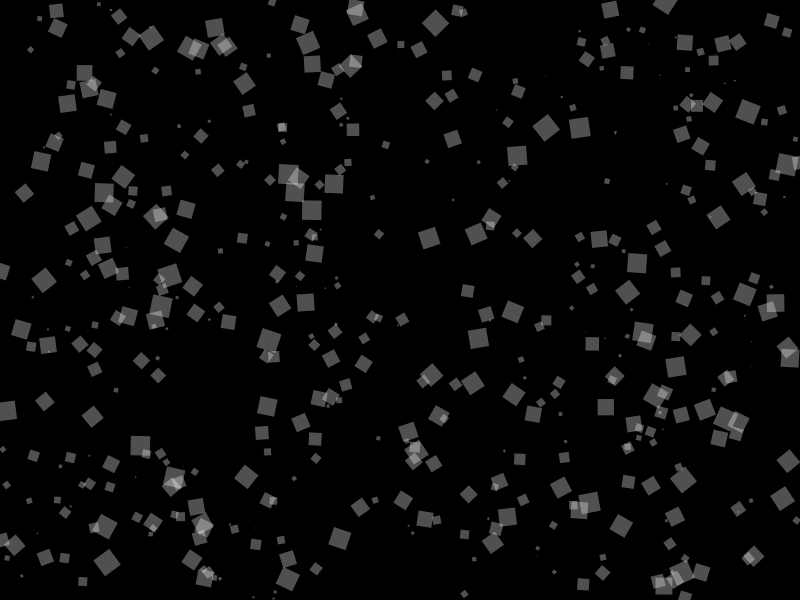
Frame 1 (no input)
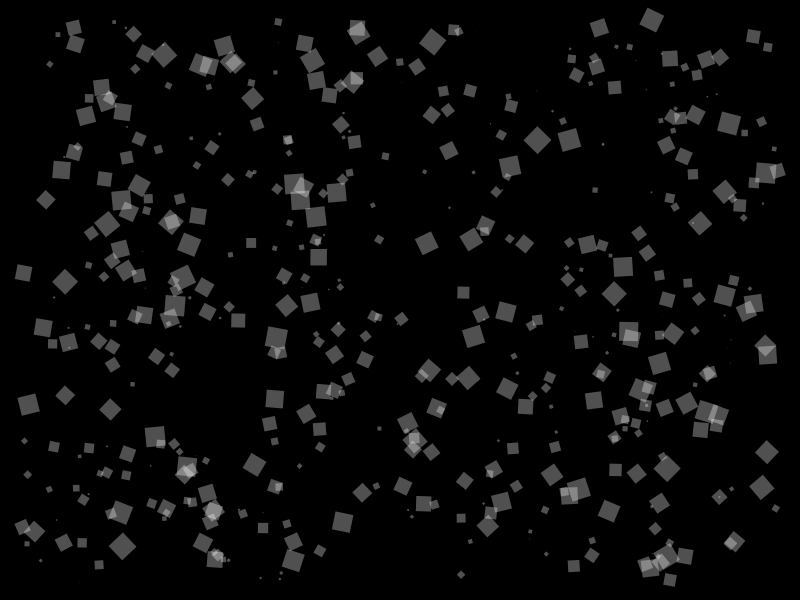
Frame 60 (the mouse pressed at the canvas centre just before this capture)
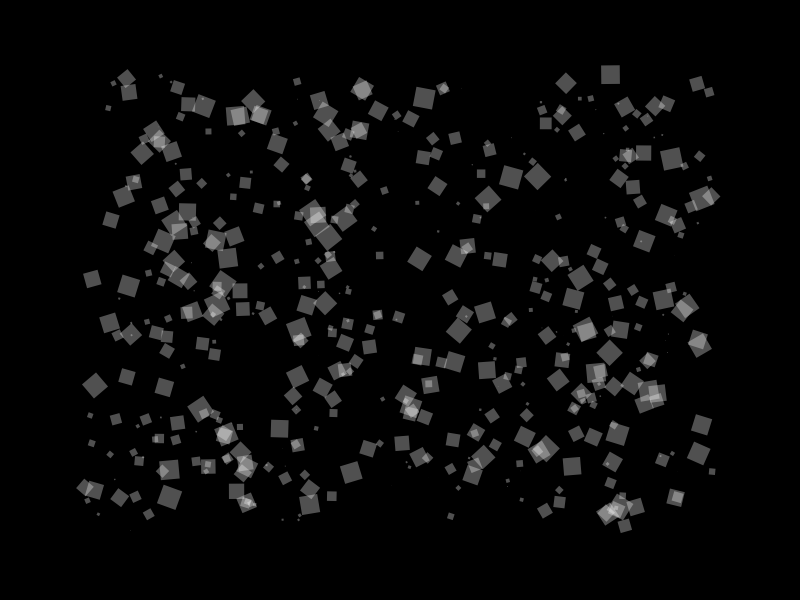
Frame 120 (the mouse held since frame 60 and released just before this capture)

The Processing sketch that drew these frames (run headless with seeded random() and noise(); from frame 60 on, the mouse is pressed at the canvas centre):

// Processing sketch: GravedadAngular
// ── GravedadAngular.pde
ArrayList<Bola> bolas;

void setup(){
	size(800, 600);

	bolas = new ArrayList();

	for(int i = 0; i < 500; i++){
		bolas.add(new Cuadro(random(width), random(height), 0, 0));
	}
}

void draw(){
	background(0);
	for (Bola b : bolas){
		for (Bola b2 : bolas) {
			if(b != b2){
				float G = 0.001;
				PVector fg = PVector.sub(b2.pos, b.pos);
				float d = fg.magSq();
				d = constrain(d, 8, 311);
				fg.normalize();
				fg.mult(G * b.masa * b2.masa);
				fg.div(d);
				b.aplicarFuerza(fg);
			}
		}
		b.actualizar();
		b.dibujar();
	}
}

// ── Bola.pde
class Bola{
  PVector pos;
  PVector vel;
  PVector acc;
  float masa;

  Bola(float x,float y, float velx, float vely){

    pos = new PVector(x,y);
    vel = new PVector(velx,vely);
    acc = new PVector(0,0);

    masa = random(20);

  }

  Bola(float x,float y){

    pos = new PVector(x,y);
    vel = PVector.random2D();
    acc = new PVector(0, 0);

    masa = random(20);

  }

  void actualizar(){

    pos.add(vel);
    vel.add(acc);
    acc.mult(0);
    vel.limit(46);

  }

  void aplicarFuerza(PVector fuerza){
    PVector f = PVector.div(fuerza, masa);
    acc.add(f);
  }

  void dibujar(){
    fill(255, 80);
    noStroke();
    ellipse(pos.x,pos.y,masa,masa);
  }

}

// ── Cuadro.pde
class Cuadro extends Bola {
  float ang;
  float velAng;
  float accAng;

  Cuadro(float x,float y, float velx, float vely){
    super(x, y, velx, vely);
    ang = random(2*PI);
    velAng = 0;
    accAng = 0;
  }

  void dibujar( ) {
    ang += velAng;
    velAng += accAng;
    accAng = map(vel.mag(), 0, 46, -0.001, 0.001);
    pushMatrix();
    translate(pos.x, pos.y);
    rotate(ang);
    fill(255, 80);
    noStroke();
    rectMode(CENTER);
    rect(0, 0, masa, masa);
    popMatrix();
  }
}
